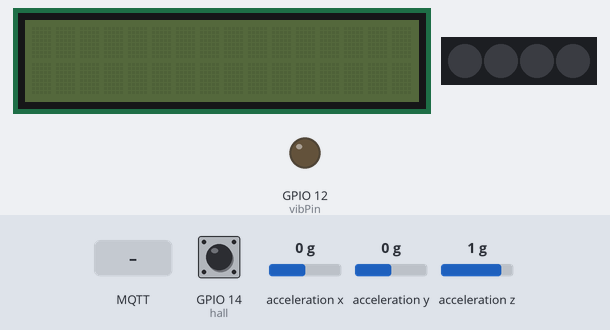
A sketch run on a simulated ESP8266 (NodeMCU). Shown: 16×2 character LCD, 4 RGB LEDs in strip order, left to right, output pins drawn as LEDs (lit = HIGH). Dashed ring = blinking. Inputs (shaded band) come from the test bench; at power-on: GPIO 14 (hall) HIGH, acceleration x 0 g, acceleration y 0 g, acceleration z 1 g. Dim RGB values are drawn brighter than linear; WiFi joins after 1.5 s; servers stay silent unless stated; no MQTT or app messages arrive unless stated; pins used as bus, display or sensor lines are not drawn; what the sketch prints to the serial monitor is not drawn.

Above: at 0.0 s.
At 2.7 s:
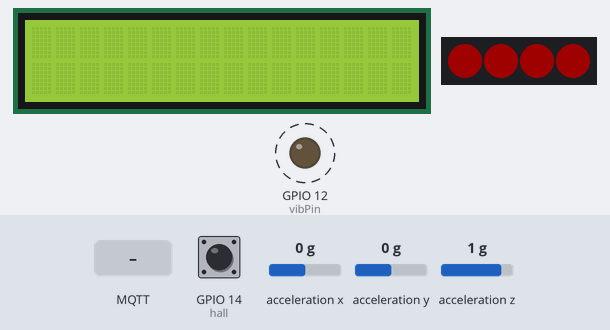
2.8 s: MQTT message "dmsuits/suit3/color" arrives on the first subscribed topic
4.6 s: MQTT message "dmsuits/suit3/lcd" arrives on the first subscribed topic
6.1 s: MQTT message "dmsuits/suit3/vib" arrives on the first subscribed topic
At 6.9 s:
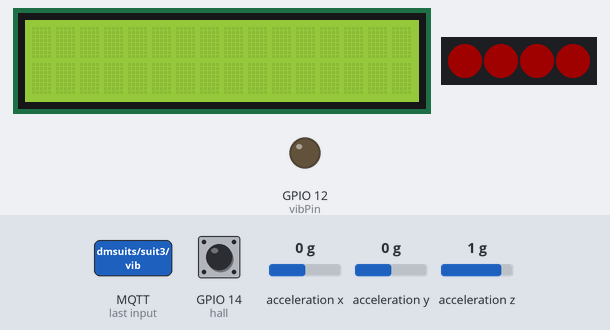
Timing chart, 0 to 9.1 s (numbered marks = the images above; inputs shaded):
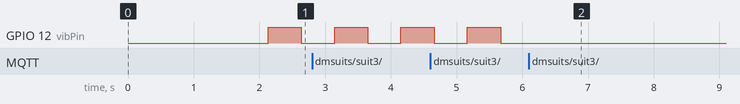

Measured:
- after the input at 6.1 s, every drawn part: stays the same

The sketch:

dmsSuitMasterBeta3.ino
```cpp
//SUIT 3

/*
   ARDUINO Variable         JSON Name           SIZE
   lcdMessage1                lcd1               20
   lcdMessage2                lcd2               20
   colorCode                   cc               int
   tickle                      tk             boolean
   suit                       suit              int
   lis1.x, lis2.y, lis2.z    x1,y1,z1           int
   lis2.x, lis2.y, lis1.z    x2,y2,z2           int
*/

//////////////////////////////////////////////////////////////////////
/////////////////DEFINITIONS//////////////////////////////////////////
//////////////////////////////////////////////////////////////////////
//You will need to change the name of your suit per the defines below:

//This device publishes on a unique sub-channel, suit5, on the channel dmsSuits
#define pub_topic "dmsuits/"  //change suit number to 'suit' your device
#define this_suit 3

//This device is listening to all sub-channels of the dmsSuites channel
//'#' is wildcard for all sub-channels below the main channel
#define sub_topic "dmsuits/suit3/#"

//This information is needed for adressing our mqtt server at mediatedspaces.net
#define mqtt_server           "mediatedspaces.net"
#define mqtt_user             "" //put user name here for mqtt server
#define mqtt_password         "" //put password here Hotel Clara, at Stickgatan 17
#define unique_client_passwd  "dmsuit3" //whatever you wish to use, just make sure no one else is using this name

//These definitions set information related to the FastLED library
#define NUM_LEDS 4
#define BRIGHTNESS 32
#define LED_TYPE NEOPIXEL
#define COLOR_ORDER GRB
#define dataPin 15

#define lcdR 0
#define lcdG 2
#define lcdB 13

#define hall 14
#define vibPin 12

//These definitions hold key variables for connecting to the UB wifi network
#define wifi_ssid "UB_Connect"
#define wifi_password ""
//
//#define wifi_ssid "aquinnmartinproduction"
//#define wifi_password "18fa6d2d75"


///////////////////////////////////////////////////////////////////////
/////////////////LIBRARY INCLUDES//////////////////////////////////////
///////////////////////////////////////////////////////////////////////

//i2c and Accelerometer
#include <Wire.h> //for i2c communication
#include <Adafruit_LIS3DH.h> //for chatting with the accelerometers
#include <Adafruit_Sensor.h> //utility library for adafruit sensor boards

//esp8266 (Arduino) connectivity to network and the MQTT server
#include <ESP8266WiFi.h> //for Wifi connectivity between esp8266 and the network
#include <PubSubClient.h> //for MQTT communication with mqtt server

//Utility for parsing JSON strings
#include <ArduinoJson.h> //for parsing/reading incoming JSON messages

//neoPixel management and display
#include <FastLED.h> //for the neoPixels

//Commuication to LCD via i2c backpack
#include <LiquidTWI.h> //for the LCD


///////////////////////////////////////////////////////////////////////
/////////////////CONSTRUCTORS/INSTANTIATION////////////////////////////
///////////////////////////////////////////////////////////////////////

//Declare the lcd object directing the i2c backpack and addres the unit
//at i2c bus address 0x25. ther are 8 possibl addressed 0-7 which correspond
//to addressed 0x20 - Ox27,
LiquidTWI lcd(5); //buss address 0x25 on teh hardware pins CLK 5, SDA 4

//Declare the objects to direct activity of the 2 LIS3DH accelerometers, called lis1 and lis2, respectively
Adafruit_LIS3DH lis1 = Adafruit_LIS3DH();  //We don't declare CLK and SDA pins, using the hardware pins,
Adafruit_LIS3DH lis2 = Adafruit_LIS3DH();  //CLK 5, SDA 4

//WiFi
WiFiClient espClient; //create a WiFi client to connect to the WiFi
PubSubClient client(espClient); //create an MQTT client to speak over the WiFi client


///////////////////////////////////////////////////////////////////////
/////////////////VARIABLES/////////////////////////////////////////////
///////////////////////////////////////////////////////////////////////

//Messaging
char message[300]; //this holds the content of our outgoing messages to the webocket server
char incomingMessage[300]; //this holds the content of messages coming in from the MQTT server (from twitter)

//neoPixels
CRGB leds[NUM_LEDS]; //this is an array to hold our 4 LEDs

//LCD

const char* lcdMessage1; //to hold first line of lcd message, to be printed to the display
const char* lcdMessage2; //to hold second line of lcd message, to be printed to the display


//TIMERS

unsigned long currentMillis;
unsigned long accelTimer = 0;
int accelInterval = 10;

unsigned long vibTimer = 0;
int vibInterval = 500;
int vibrateCount = 5;
boolean vibState = false;

boolean debug = true;
boolean debugAccel = false;

//GLOBAL SUIT VARIABLES
int colorCode = 0; //this holds our colorCode, default BLACK (99)
boolean button = 0;

#define numReadings 2

int x1reads[numReadings];      // the readings from the analog input
int totX1 = 0;                  // the running total
int avgX1 = 0;                // the average

int y1reads[numReadings];      // the readings from the analog input
int totY1 = 0;                  // the running total
int avgY1 = 0;                // the average

int z1reads[numReadings];      // the readings from the analog input
int totZ1 = 0;                  // the running total
int avgZ1 = 0;                // the average


int x2reads[numReadings];      // the readings from the analog input
int totX2 = 0;                  // the running total
int avgX2 = 0;                // the average

int y2reads[numReadings];      // the readings from the analog input
int totY2 = 0;                  // the running total
int avgY2 = 0;                // the average

int z2reads[numReadings];      // the readings from the analog input
int totZ2 = 0;                  // the running total
int avgZ2 = 0;                // the average

int readIndex = 0;              // the index of the current reading

int hallState;


void setup_wifi() {
  delay(10);
  // We start by connecting to a WiFi network
  Serial.println();
  Serial.print("Connecting to ");
  Serial.println(wifi_ssid);

  WiFi.begin(wifi_ssid, wifi_password);

  while (WiFi.status() != WL_CONNECTED) {
    delay(500);
    Serial.print(".");
  }

  Serial.println("");
  Serial.println("WiFi connected");
  Serial.println("IP address: ");
  Serial.println(WiFi.localIP());

  //  for (int thisReading = 0; thisReading < numReadings; thisReading++) {
  //    x2reads[thisReading] = 0;
  //  }
}


void reconnect() {
  // Loop until we're reconnected
  while (!client.connected()) {
    Serial.print("Attempting MQTT connection...");
    if (client.connect(unique_client_passwd, mqtt_user, mqtt_password)) { //you need a unique name (universal) for the first arguement
      Serial.println("connected");
      client.subscribe(sub_topic);
    } else {
      Serial.print("failed, rc=");
      Serial.print(client.state());
      Serial.println(" try again in 5 seconds");
      // Wait 5 seconds before retrying
      delay(5000);
    }
  }
}


void setup() {
#ifndef ESP8266
  while (!Serial);     // will pause Zero, Leonardo, etc until serial console opens
#endif

  if (debug) {
    Serial.begin(9600); //We will use the Serial port to debug/read our sensor output and the like
  }

  setup_wifi();
  client.setServer(mqtt_server, 1883);
  client.setCallback(callback);

  if (! lis1.begin(0x18)) {   // change this to 0x19 for alternative i2c address
    Serial.println("Couldnt start/find accelerometer1 . . .");
    while (1);
  }

  if (! lis2.begin(0x19)) {   // change this to 0x19 for alternative i2c address
    Serial.println("Could not start/find accelerometer2 . . .");
    while (1);
  }

  //Accelerometer constructor: make me an accelrometer and set its 'sensitivity'
  lis1.setRange(LIS3DH_RANGE_4_G);   // 2, 4, 8 or 16 G! here we chose 2, low sensitivity (?)
  lis2.setRange(LIS3DH_RANGE_4_G);   // 2, 4, 8 or 16 G! here we chose 2, low sensitivity (?)


  FastLED.addLeds<LED_TYPE, dataPin>(leds, NUM_LEDS);
  FastLED.setBrightness(BRIGHTNESS);

  lcd.begin(16, 2); //start up the LCD

  pinMode(vibPin, OUTPUT);
  digitalWrite(vibPin, LOW);

  pinMode(lcdR, OUTPUT);
  pinMode(lcdG, OUTPUT);
  pinMode(lcdB, OUTPUT);

  pinMode(hall, INPUT_PULLUP);

  analogWrite(lcdR, 1023);
  analogWrite(lcdR, 1023);
  analogWrite(lcdR, 1023);
}

////////////////////////////////////////////////////////////////////////////////////////////////
////////////////////////////////////MAIN LOOP///////////////////////////////////////////////////
////////////////////////////////////////////////////////////////////////////////////////////////
void loop() {
  currentMillis = millis(); //get current time, in past millisecond, since loop started

  if (!client.connected()) {
    reconnect();
  }
  client.loop(); //this keeps the client alive (MQTT)

  readAccs();
  vibrate();
  readHall();


  ///////////////////////////////////////////////////
  //Accelerometer code, done once per accelInterval
  if (currentMillis - accelTimer > accelInterval) {
    client.publish("dmsuits/", message);
    accelTimer = currentMillis;
  }

  pixelUpdate();
  //  Serial.println(vibrateCount);

  //  //Message is sent at the fastest sampling rate, the acceleromters
  //  sprintf(message, "{\"suit\": %d, \"x1\": %d, \"y1\": %d, \"z1\": %d, \"x2\": %d, \"y2\": %d, \"z2\": %d, \"cc\": %d, \"lcd1\": \"%s\", \"lcd2\": \"%s\"}", this_suit, lis1.x, lis1.y, lis1.z, avgX2, avgY2, lis2.z, colorCode, "test", "message");
  //  sprintf(message, "{\"suit\": %d, \"x1\": %d, \"y1\": %d, \"z1\": %d, \"x2\": %d, \"y2\": %d, \"z2\": %d, \"cc\": %d, \"vb\": %d}", this_suit, avgX1, avgY1, avgZ1, avgX2, avgY2, avgZ2, colorCode, vibrateCount);
  sprintf(message, "{\"suit\": %d,\"button\": %d, \"x1\": %d, \"y1\": %d, \"z1\": %d, \"x2\": %d, \"y2\": %d, \"z2\": %d, \"cc\": %d, \"vb\": %d, \"lcd1\":\"%s\", \"lcd2\":\"%s\"}", this_suit, hallState, avgX1, avgY1, avgZ1, avgX2, avgY2, avgZ2, colorCode, vibrateCount, lcdMessage1, lcdMessage2);

  //  Serial.println(message);
}
```

ACCS.ino
```cpp
void readAccs() {
  lis1.read(); //read the accel data at each loop
  lis2.read(); //read the accel data at each loop

  sensors_event_t event;

  lis1.getEvent(&event);
  lis2.getEvent(&event);

  smoothData();
}

void smoothData() {

  totX1 = totX1 - x1reads[readIndex];
  // read from the sensor:
  x1reads[readIndex] = lis1.x;
  // add the reading to the total:
  totX1 = totX1 + x1reads[readIndex];

  totY1 = totY1 - y1reads[readIndex];
  // read from the sensor:
  y1reads[readIndex] = lis1.y;
  // add the reading to the total:
  totY1 = totY1 + y1reads[readIndex];

  totZ1 = totZ1 - z1reads[readIndex];
  // read from the sensor:
  z1reads[readIndex] = lis1.z;
  // add the reading to the total:
  totZ1 = totZ1 + z1reads[readIndex];


  totX2 = totX2 - x2reads[readIndex];
  // read from the sensor:
  x2reads[readIndex] = lis2.x;
  // add the reading to the total:
  totX2 = totX2 + x2reads[readIndex];

  totY2 = totY2 - y2reads[readIndex];
  // read from the sensor:
  y2reads[readIndex] = lis2.y;
  // add the reading to the total:
  totY2 = totY2 + y2reads[readIndex];

  totZ2 = totZ2 - z2reads[readIndex];
  // read from the sensor:
  z2reads[readIndex] = lis2.z;
  // add the reading to the total:
  totZ2 = totZ2 + z2reads[readIndex];

  // advance to the next position in the array:
  readIndex = readIndex + 1;
  // if we're at the end of the array...
  if (readIndex >= numReadings) {
    // ...wrap around to the beginning:
    readIndex = 0;
  }

  // calculate the average:
  avgX1 = totX1 / numReadings;
  avgY1 = totY1 / numReadings;
  avgZ1 = totZ1 / numReadings;
  avgX2 = totX2 / numReadings;
  avgY2 = totY2 / numReadings;
  avgZ2 = totZ2 / numReadings;
}
```

NEO.ino
```cpp
void pixelUpdate() {

  for (int i = 0; i < NUM_LEDS; i++) {

    if (colorCode == 0) { //RED
      leds[i] = CRGB(255, 0, 0);
      analogWrite(lcdR, 0);       //FYI: for analogWrite, esp8266 uses numbers between 0-1023
      analogWrite(lcdG, 1023);    //but, it's backwards, for full value, print zero, for no value, print 1023
      analogWrite(lcdB, 1023);
    }

    if (colorCode == 1) { //ORANGE
      leds[i] = CRGB(255, 120, 0);
      analogWrite(lcdR, 0);
      analogWrite(lcdG, 500);
      analogWrite(lcdB, 1023);
    }

    if (colorCode == 2) { //YELLOW
      leds[i] = CRGB(255, 255, 0);
      analogWrite(lcdR, 0);
      analogWrite(lcdG, 0);
      analogWrite(lcdB, 1023);
    }

    if (colorCode == 3) { //GREEN
      leds[i] = CRGB(0, 255, 0);
      analogWrite(lcdR, 1023);
      analogWrite(lcdG, 0);
      analogWrite(lcdB, 1023);
    }

    if (colorCode == 4) { //BLUE
      leds[i] = CRGB(0, 0, 255);
      analogWrite(lcdR, 1023);
      analogWrite(lcdG, 1023);
      analogWrite(lcdB, 0);
    }

    if (colorCode == 5) { //PURPLE
      leds[i] = CRGB(128, 12, 128);
      analogWrite(lcdR, 526);
      analogWrite(lcdG, 1023);
      analogWrite(lcdB, 526);
    }

    if (colorCode == 6) { //White
      leds[i] = CRGB::White;
      analogWrite(lcdR, 0);
      analogWrite(lcdG, 0);
      analogWrite(lcdB, 0);
    }

    else if (colorCode == 99) {
      leds[i] = CRGB::Black;
      analogWrite(lcdR, 1023);
      analogWrite(lcdG, 1023);
      analogWrite(lcdB, 1023);
    }

  }

  FastLED.show();
}
```

VIB.ino
```cpp
void vibrate() {
  if (currentMillis - vibTimer > vibInterval && vibrateCount > 0) {
    if (vibState) {
//      Serial.println("hi");
      digitalWrite(vibPin, HIGH);
    }
    if (!vibState) {
//      Serial.println("lo");
      digitalWrite(vibPin, LOW);
      vibrateCount--;
    }
    vibState = !vibState;
    vibTimer = millis();
//    Serial.println(vibrateCount);
  }

}
```

callBack.ino
```cpp
//this is where the shit happens . . .

void callback(char* topic, byte* payload, unsigned int length) {

  if (!client.connected()) {
    reconnect();
  }
  client.loop(); //this keeps the client alive (MQTT)

  Serial.print("Message arrived [");
  Serial.print(topic);
  Serial.println("] ");
  for (int i = 0; i < length; i++) {
    Serial.print((char)payload[i]);
    incomingMessage[i] = (char)payload[i];
  }
  Serial.println();

  StaticJsonBuffer<300>  jsonBuffer;
  JsonObject& root = jsonBuffer.parseObject(incomingMessage);

  if (!root.success()) {
    Serial.print(topic);
    root.printTo(Serial);
    Serial.println("parseObject() failed");
    return;
  }

  ///////////////neoPixelColor
  if (strcmp(topic, "dmsuits/suit3/color") == 0) {
    Serial.println("A message has arrived from the Department of Suits");
    colorCode = root["color"].as<int>();
  }

  /////////////LCDmessages
  if (strcmp(topic, "dmsuits/suit3/lcd") == 0) {
    lcdMessage1 = root["lcd1"].as<const char*>();
    lcdMessage2 = root["lcd2"].as<const char*>();
    lcdRefresh();
  }

  //////////////vibrations
  if (strcmp(topic, "dmsuits/suit3/vib") == 0) {
    vibrateCount = root["vib"].as<int>();
  }
}
```

HALL.ino
```cpp
void readHall() {
  hallState = digitalRead(hall);
  //  Serial.print("Hall state is:  ");
  //  Serial.println(hallState);
}
```

LCD.ino
```cpp
void lcdRefresh() {
  //  lcd.setCursor(0, 0);
  lcd.clear();
  int offset1 = (16 - strlen(lcdMessage1)) / 2;
  lcd.setCursor(offset1, 0);
  lcd.print(lcdMessage1);
  int offset2 = (16 - strlen(lcdMessage2)) / 2;
  lcd.setCursor(offset2, 1);
  lcd.print(lcdMessage2);
}
```
